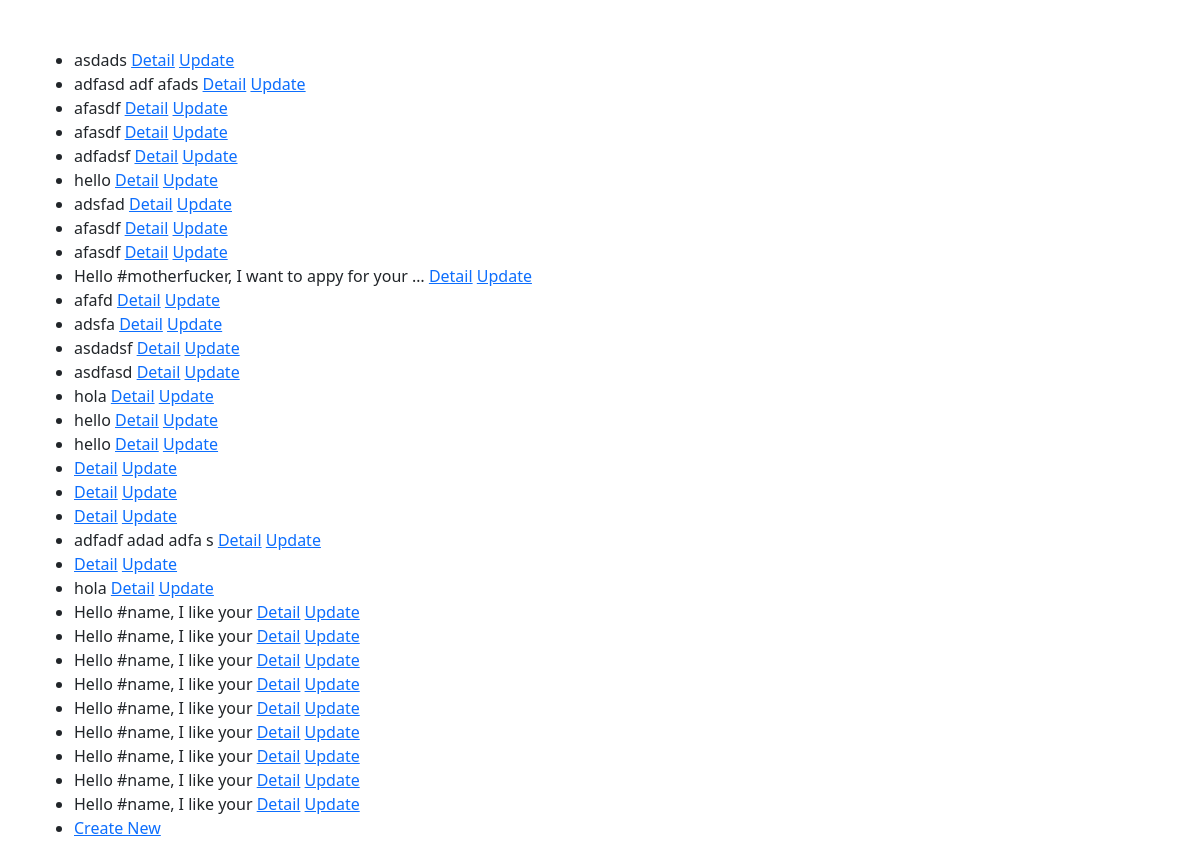
Before: / with the older database file.
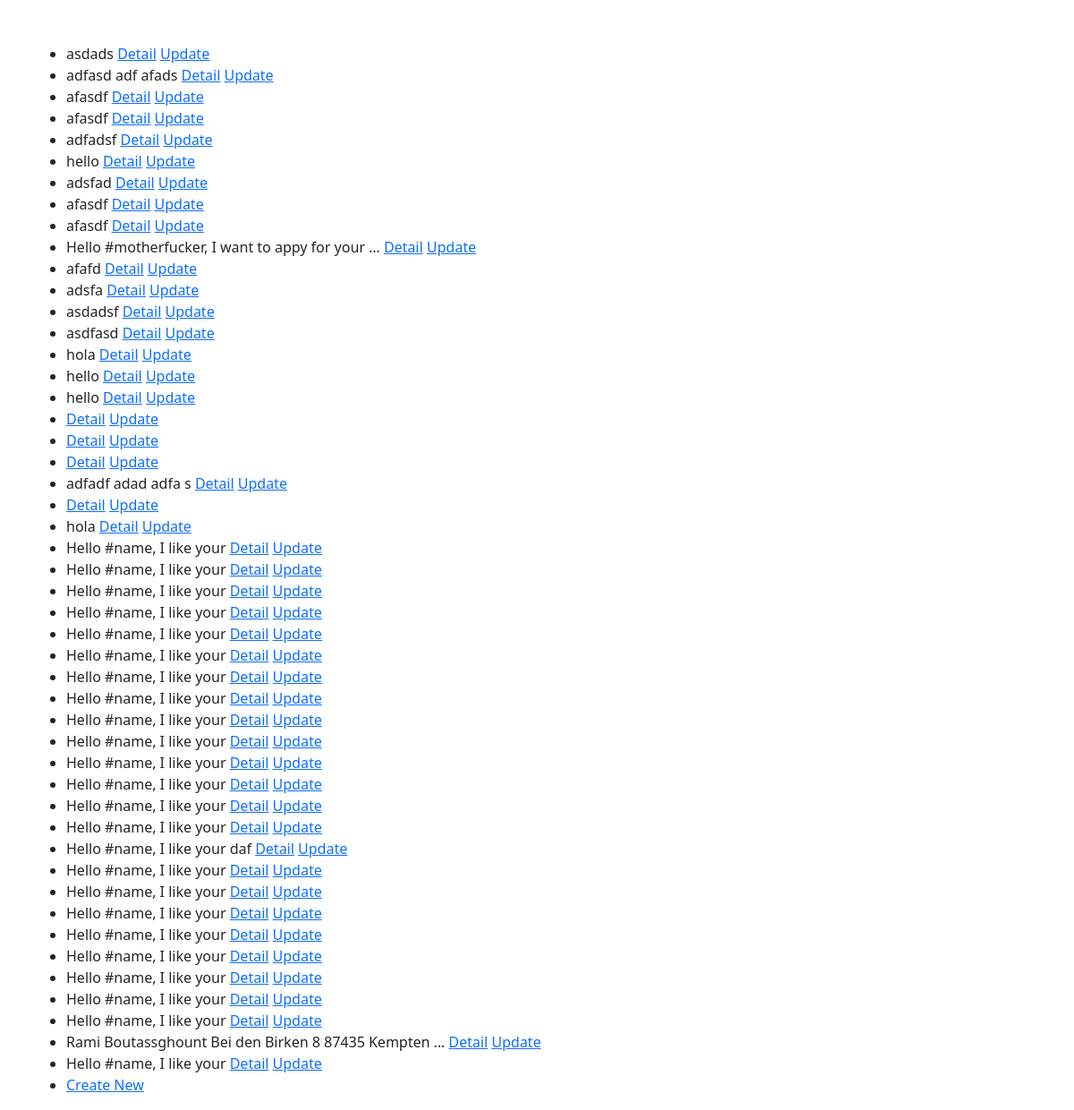
After: the same page with the newer database file.
### coverletters/models.py (models this page shows, shortened)
class CoverLetter(models.Model):
    text = models.TextField()
    number_of_item_rows = models.SmallIntegerField(default=DEFAULT_NUMBER_OF_ITEMS)
    max_item_rows = models.SmallIntegerField(default=12) # maybe for premium -> 25, for free -> 5
    max_hastags = models.SmallIntegerField(default=10) # maybe for premium -> 10, for free -> 5
    def get_absolute_url(self):
        return reverse('coverletters_detail', kwargs={'pk':self.pk})
    def get_update_url(self):
        return reverse('coverletters_update', kwargs={'pk':self.pk})

### coverletters/views.py (the view)
# urls.py: path('', CoverLetterListView.as_view(), name='coverletters_list'),
class CoverLetterListView(ListView):
    model = CoverLetter

### coverletters/templates/coverletters/coverletter_list.html
{% extends "base.html" %}
{% block content %}
<ul>
  {% for object in object_list %}
    <li>
      {{ object.text|truncatewords:8 }}
      <a href="{{ object.get_absolute_url }}">Detail</a>
      <a href="{{ object.get_update_url }}">Update</a>
    </li>
  {% endfor %}
  <li>
    <a href="{% url 'coverletters_new' %}">Create New</a>
  </li>
</ul>
{% endblock %}

### coverletters/templates/base.html (shortened to what this page needs)
<!doctype html>
<html lang="en">
  <head>
    <link href="https://cdn.jsdelivr.net/npm/bootstrap@5.0.2/dist/css/bootstrap.min.css" rel="stylesheet">
  </head>
  <body>
    <div class="container mt-5">
      {% block content %}
      {% endblock %}
    </div>
  </body>
</html>

Changed rows visible on the page:
added CoverLetter: text "Hello #name, I like your"
added CoverLetter: text "Hello #name, I like your"
added CoverLetter: text "Hello #name, I like your"
added CoverLetter: text "Hello #name, I like your"
added CoverLetter: text "Hello #name, I like your"
added CoverLetter: text "Hello #name, I like your daf"
added CoverLetter: text "Hello #name, I like your"
added CoverLetter: text "Hello #name, I like your"
added CoverLetter: text "Hello #name, I like your"
added CoverLetter: text "Hello #name, I like your"
added CoverLetter: text "Hello #name, I like your"
added CoverLetter: text "Hello #name, I like your"
added CoverLetter: text "Hello #name, I like your"
added CoverLetter: text "Hello #name, I like your"
added CoverLetter: text "Rami Boutassghount Bei den Birken 8 87435 Kempten …"
added CoverLetter: text "Hello #name, I like your"
